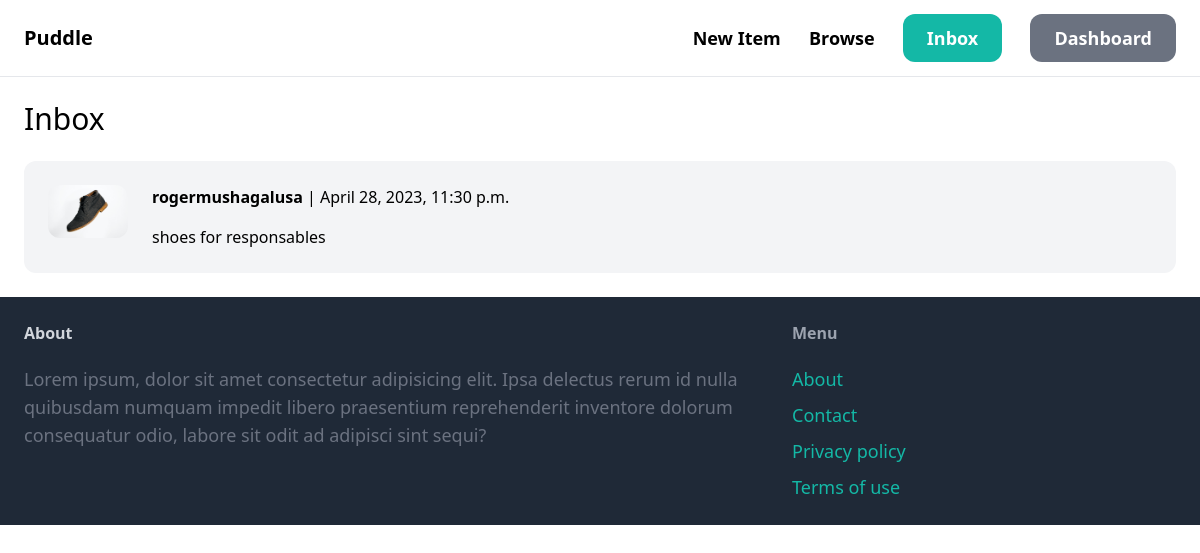
Screenshot of /inbox/ (signed in) with the database file from the repository.
### conversation/models.py (models this page shows)
class Conversation(models.Model):
    item = models.ForeignKey(Item, related_name='conversations', on_delete=models.CASCADE)
    members = models.ManyToManyField(User, related_name='conversations')
    created_at = models.DateTimeField(auto_now_add=True)
    modified_at = models.DateTimeField(auto_now=True)
    class Meta:
        ordering = ('-modified_at',)

### item/models.py (models this page shows, shortened)
class Item(models.Model):
    name = models.CharField( max_length = 255)
    category = models.ForeignKey(Category, related_name = 'items', on_delete=models.CASCADE)
    description = models.TextField()
    price = models.FloatField()
    image = models.ImageField(upload_to='item_image', blank=True, null=True)
    is_sold = models.BooleanField(default=False)
    created_by = models.ForeignKey(User, related_name = 'items', on_delete=models.CASCADE)
    created_at = models.DateTimeField(auto_now_add="True")
    class Meta:
        ordering = ('name',)

### conversation/views.py (the view)
# urls.py: path('', views.inbox, name='inbox'),
@login_required
def inbox(request):
    conversations = Conversation.objects.filter(members__in=[request.user.id])
    return render(request, 'conversation/inbox.html', {
        'conversations': conversations
    })

### conversation/templates/conversation/inbox.html (shortened to what this page needs)
{% extends 'core/base.html' %}
{% block content %}
<h1 class="mb-6 text-3xl">Inbox</h1>
<div class="space-y-6">
    {% for conversation in conversations %}
        <a href="{% url 'conversation:detail' conversation.id %}">
            <div class="p-6 flex bg-gray-100 rounded-xl">
                <div class="pr-6">
                    <img src="{{ conversation.item.image.url }}" class="w-20 rounded-xl">
                </div>
                <div>
                    {% for member in conversation.members.all %}
                        {% if member != request.user %}
                            <p class="mb-4"><strong>{{ member.username }}</strong> | {{ conversation.modified_at }}</p>
                            <p>{{ conversation.item.name }}</p>
                        {% endif %}
                    {% endfor %}
                </div>
            </div>
        </a>
    {% endfor %}
</div>
{% endblock %}

### rows the page displays
Conversation: item.image (picture), modified_at "April 28, 2023, 11:30 p.m.", item.name "shoes for responsables"

### other values shown
{{ member.username }} "rogermushagalusa"
